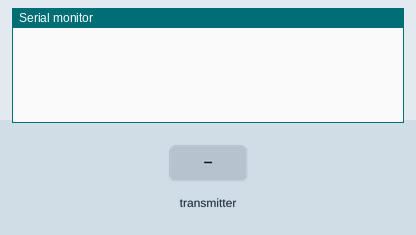
This sketch was run on a simulated Arduino Uno, built with avr-gcc and run on an emulated ATmega328P. Parts: the last lines printed to the serial monitor. Inputs (shaded band) come from the test bench. No radio packets arrive unless stated.

Above: at 1.2 s.
1.3 s: the transmitter starts sending data.0 = 0
At 1.41 s:
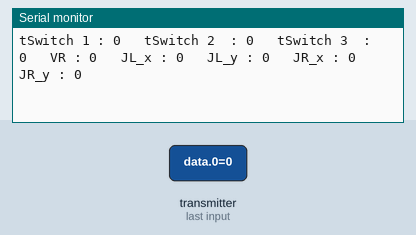
3.2 s: the transmitter starts sending data.1 = 256
At 3.27 s:
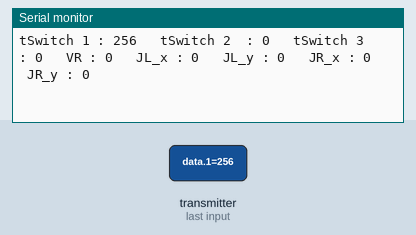
6.2 s: the transmitter starts sending data.2 = 256
At 6.38 s:
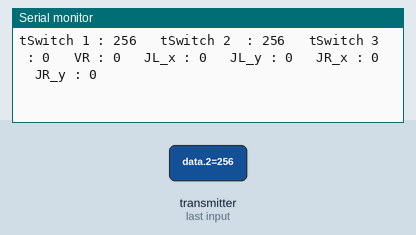
9.2 s: the transmitter starts sending data.3 = 256
At 9.45 s:
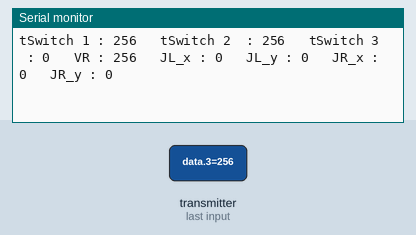
12.2 s: the transmitter starts sending data.4 = 256
At 12.45 s:
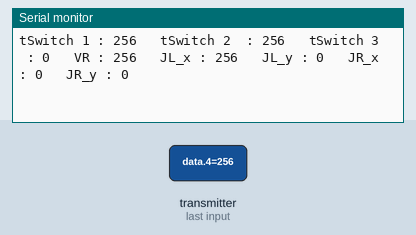
15.2 s: the transmitter starts sending data.5 = 256
At 15.39 s:
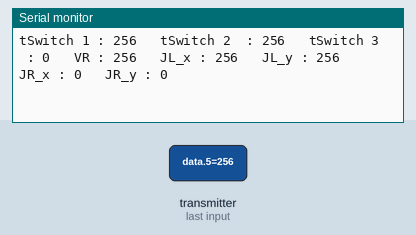

Measured:
- after the input at 1.3 s, the serial monitor: prints a new line at once (image 1)
- after the input at 3.2 s, the serial monitor: prints a new line after 0.07 s (image 2)
- after the input at 6.2 s, the serial monitor: prints a new line after 0.07 s (image 3)
- after the input at 9.2 s, the serial monitor: prints a new line after 0.13 s (image 4)
- after the input at 12.2 s, the serial monitor: prints a new line after 0.13 s (image 5)
- after the input at 15.2 s, the serial monitor: prints a new line after 0.07 s (image 6)

The sketch:

reciver.ino
```cpp
#include <SPI.h>
#include<RF24.h>
#include <Servo.h>
int VR;
int JL_x;
int JL_y;
int JR_x;
int JR_y;
int tSwitch[] = {0, 0, 0};

RF24 radio (9, 10);
byte address[][6] = {"ADR00001"};
int data[8];
void setup() {
  Serial.begin(9600);

  radio.begin();
  radio.setDataRate(RF24_250KBPS);
  radio.setPALevel(RF24_PA_MAX);
  radio.setChannel(124);
  radio.openReadingPipe(1, address[0]);
  radio.startListening();


}

void loop() {
  if (radio.available()) {

    radio.read(&data, sizeof(data));

    for (int i = 0; i < 3; i++) {
      tSwitch[i] =  data[i];
    }
    VR = data[3];
    JL_x = data[4];
    JL_y = data[5];
    JR_x = data[6];
    JR_y = data[7];

    Serial.print("tSwitch 1 : "); Serial.print(tSwitch[1]); Serial.print("   ");
    Serial.print("tSwitch 2  : "); Serial.print(tSwitch[2]); Serial.print("   ");
    Serial.print("tSwitch 3  : "); Serial.print(tSwitch[3]); Serial.print("   ");
    Serial.print("VR : "); Serial.print(VR); Serial.print("   ");
    Serial.print("JL_x : "); Serial.print(JL_x); Serial.print("   ");
    Serial.print("JL_y : "); Serial.print(JL_y); Serial.print("   ");
    Serial.print("JR_x : "); Serial.print(JR_x); Serial.print("   ");
    Serial.print("JR_y : "); Serial.print(JR_y); Serial.print("   ");

    Serial.println();

  }
  delay(5);
}
```
